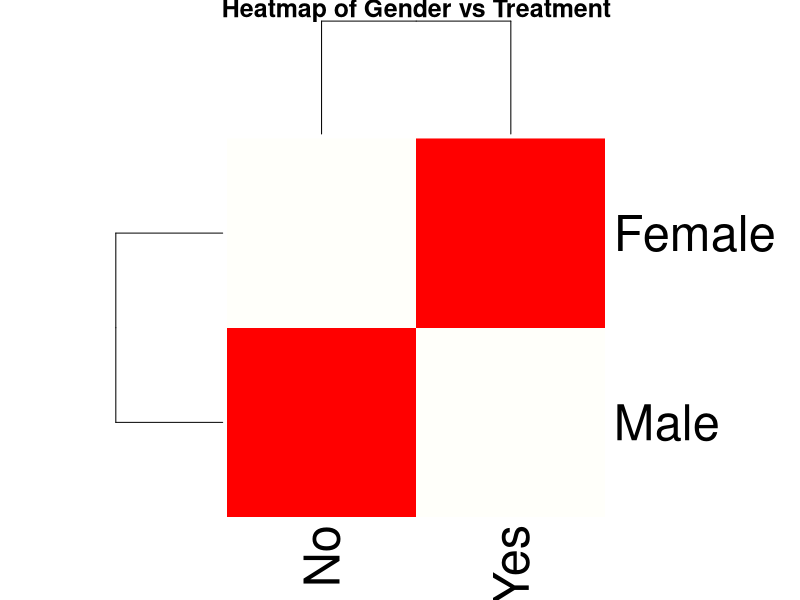
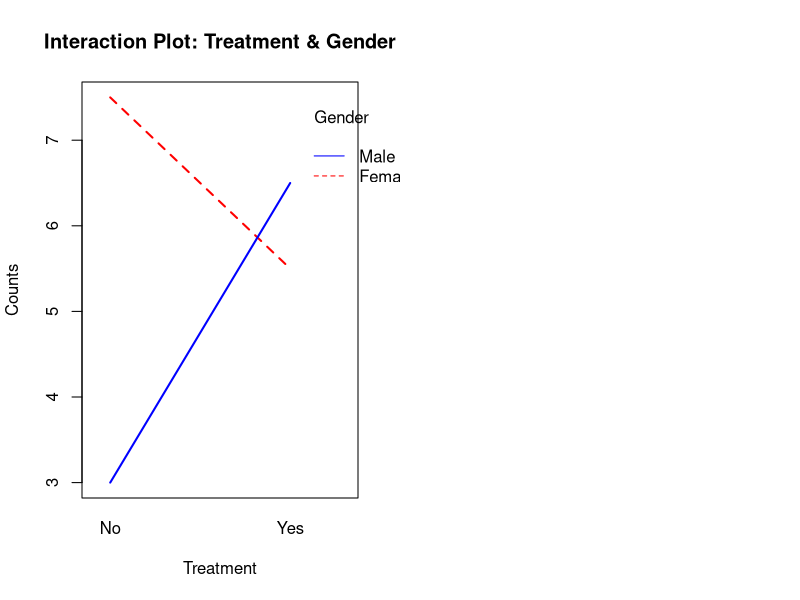

R code for these plots, in order:
# Analyze three-way contingency tables using log-linear models.
# Create a three-way contingency table
data <- array(c(10, 5, 2, 8, 3, 6, 4, 7), dim = c(2, 2, 2))
dimnames(data) <- list(Gender = c("Male", "Female"), 
                       Treatment = c("Yes", "No"), 
                       Outcome = c("Success", "Failure"))

# Fit a log-linear model
log_linear_model <- loglin(data, margin = list(1, 2, 3), fit = TRUE)

# Output
print("Three-Way Contingency Table:")
print(data)
print("Log-Linear Model Output:")
print(log_linear_model)

# Graphical Output
par(mfrow = c(1, 2))

# Convert to 2D matrix for heatmap
heatmap_matrix <- apply(data, c(1, 2), sum)  # Summing over Outcome
heatmap(heatmap_matrix, main = "Heatmap of Gender vs Treatment", col = heat.colors(100))

# Convert data into vectors for interaction plot
Gender <- rep(c("Male", "Female"), times = 4)
Treatment <- rep(c("Yes", "No"), each = 2, times = 2)
Outcome <- rep(c("Success", "Failure"), each = 4)
Counts <- as.vector(data)

# Create an interaction plot
interaction.plot(Treatment, Gender, Counts, 
                 main = "Interaction Plot: Treatment & Gender", 
                 xlab = "Treatment", ylab = "Counts", col = c("red", "blue"), lwd = 2)
